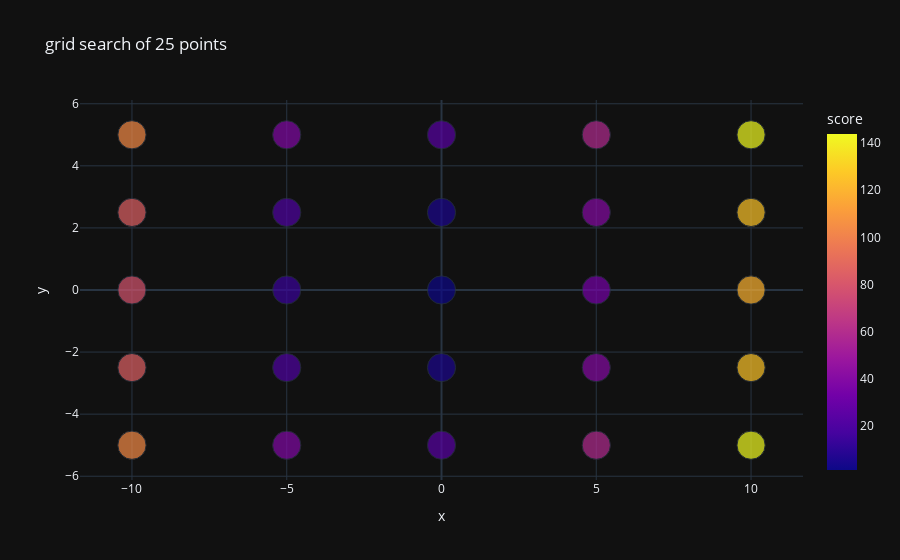

Notebook source saved alongside this figure:
### Code cell
search.grid_search(5)
min_points = search.samples.filter(pl.col("score") == pl.col("score").min())
print(f"mean of {len(min_points)} minimum points:")
# TODO test target runtimes

px.scatter(
    search.samples,
    x="x",
    y="y",
    color="score",
    size="runtime",
    title=f"grid search of {len(search.samples)} points"
)

### Figure 1 — Plotly figure (JSON) as saved in the notebook; plotly's stock layout.template omitted (floating-point values rounded to 4 significant figures)
{"data": [{"hovertemplate": "x=%{x}<br>y=%{y}<br>runtime=%{marker.size}<br>score=%{marker.color}<extra></extra>", "legendgroup": "", "marker": {"color": [103.8, 85.31, 79.01, 85.31, 103.8, 38.81, 20.32, 14.04, 20.32, 38.81, 23.82, 5.394, 1.414, 5.394, 23.82, 58.81, 40.31, 34.01, 40.31, 58.81, 143.8, 125.3, 119.0, 125.3, 143.8], "coloraxis": "coloraxis", "size": [0.1008, 0.1004, 0.1003, 0.1005, 0.1005, 0.1004, 0.1002, 0.1003, 0.1003, 0.1001, 0.1002, 0.1003, 0.1004, 0.1002, 0.1004, 0.1006, 0.1002, 0.1004, 0.1004, 0.1006, 0.1004, 0.1005, 0.1005, 0.1005, 0.1005], "sizemode": "area", "sizeref": 0.000252, "symbol": "circle"}, "mode": "markers", "name": "", "orientation": "v", "showlegend": false, "type": "scatter", "x": [-10, -10, -10, -10, -10, -5, -5, -5, -5, -5, 0, 0, 0, 0, 0, 5, 5, 5, 5, 5, 10, 10, 10, 10, 10], "xaxis": "x", "y": [-5, -2.5, 0, 2.5, 5, -5, -2.5, 0, 2.5, 5, -5, -2.5, 0, 2.5, 5, -5, -2.5, 0, 2.5, 5, -5, -2.5, 0, 2.5, 5], "yaxis": "y"}], "layout": {"coloraxis": {"colorbar": {"title": {"text": "score"}}, "colorscale": [[0, "#0d0887"], [0.1111, "#46039f"], [0.2222, "#7201a8"], [0.3333, "#9c179e"], [0.4444, "#bd3786"], [0.5556, "#d8576b"], [0.6667, "#ed7953"], [0.7778, "#fb9f3a"], [0.8889, "#fdca26"], [1, "#f0f921"]]}, "legend": {"itemsizing": "constant", "tracegroupgap": 0}, "title": {"text": "grid search of 25 points"}, "xaxis": {"anchor": "y", "domain": [0, 1], "title": {"text": "x"}}, "yaxis": {"anchor": "x", "domain": [0, 1], "title": {"text": "y"}}}}
